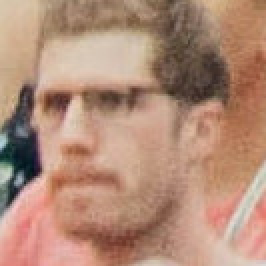
//> input picture parte 3/2 - Momentos de Hu para regiões (exercicio)/pessoa.jpg, 133 x 133 px (shown 2 times larger)
$ ./momentos-regioes pessoa.jpg pessoa.jpg   (built with g++ and OpenCV 4)
//> lines starting //> are read from the running program, lines starting //| are printed output that depends on the picture; after the words box and inside, x2 and y2 are one past the last pixel; in counts of white or black regions, pixels touching at a corner belong together
#include <iostream>
#include <vector>
#include <cmath>
#include <opencv2/opencv.hpp>

using namespace std;
using namespace cv;

double compareMoments(double m1[], double m2[]) {
	double value = 0;
	for (int i = 0; i < 7; i++) {
		value += abs(m1[i] - m2[i]);
	}
	return value;
}

int main(int argc, char* argv[]) {
	double erro = 999;
	double huMomentsPessoa[7];
	double huMomentsTrecho[7];
	int posicaoPessoa[2];
	int size;
	cv::Mat trechoImage;
	cv::Moments momentsTrecho;

	cv::Mat pessoa = cv::imread(argv[1], IMREAD_GRAYSCALE);
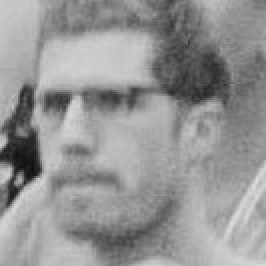
//> pessoa: 133 rows x 133 cols, CV_8UC1 (shown 2 times larger); min 14, max 220, mean 148.7
	cv::Mat multidao = cv::imread(argv[2], IMREAD_GRAYSCALE);

	// Verificar se as imagens foram carregadas corretamente
	if (pessoa.empty() || multidao.empty()) {
		cout << "Erro ao carregar as imagens" << endl;
		return -1;
	}

	cv::resize(pessoa, pessoa, Size(pessoa.cols / 6, pessoa.rows / 6), INTER_LINEAR);
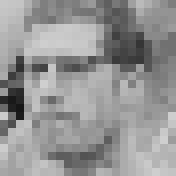
//> pessoa: 22 rows x 22 cols, CV_8UC1 (shown 8 times larger); min 22, max 207, mean 148.9
	cv::resize(multidao, multidao, Size(multidao.cols / 6, multidao.rows / 6), INTER_LINEAR);

	cv::Moments momentsPessoa = cv::moments(pessoa, false);
//> momentsPessoa = moments, m00 72053, centre m10/m00, m01/m00 = (10.36, 10.77)
	cv::HuMoments(momentsPessoa, huMomentsPessoa);
//> huMomentsPessoa = [0.00113, 6.97e-09, 4.75e-12, 6.36e-13, -1.08e-24, -5.13e-17, -2.28e-25]

	for (int i = 0; i < 7; i++) {
    huMomentsPessoa[i] = -1 * std::copysign(1.0, huMomentsPessoa[i]) * log10(abs(huMomentsPessoa[i]));
  }

	size = pessoa.cols;
//> size = 22

	for (int i = 0; i < (multidao.cols - size); i++) {
		for (int j = 0; j < (multidao.rows - size); j++) {
			cv::Rect rect(i, j, size, size);
			trechoImage = multidao(rect);
			momentsTrecho = cv::moments(trechoImage, false);
			cv::HuMoments(momentsTrecho, huMomentsTrecho);
			for (int k = 0; k < 7; k++) {
				huMomentsTrecho[k] = -1 * std::copysign(1.0, huMomentsTrecho[k]) * log10(abs(huMomentsTrecho[k]));
			}
			double result = compareMoments(huMomentsPessoa, huMomentsTrecho);
			if (result < erro) {
				erro = result;
				posicaoPessoa[0] = i;
				posicaoPessoa[1] = j;
			}
		}
	}
//> after the loop, momentsTrecho = moments, m00 0; huMomentsTrecho = [0, 0, 0, 0, 0, 0, 0]; erro = 999; posicaoPessoa = [0, 0]

	for (int i = posicaoPessoa[0]; i < (posicaoPessoa[0] + size); i++) {
		for (int j = posicaoPessoa[1]; j < (posicaoPessoa[1] + size); j++) {
			if (i == posicaoPessoa[0] || i == posicaoPessoa[0] + size - 1) {
				multidao.at<uchar>(i, j) = 0;
			}
			if (j == posicaoPessoa[1] || j == posicaoPessoa[1] + size - 1) {
				multidao.at<uchar>(i, j) = 0;
			}
		}
	}
//> this loop made 22 passes
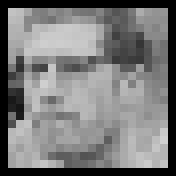
//> multidao: 22 rows x 22 cols, CV_8UC1 (shown 8 times larger); 17.36% of pixels changed, all inside (x1, y1, x2, y2) = (0, 0, 22, 22)

	std::cout << erro << " - x: " << posicaoPessoa[0] << ", y: " << posicaoPessoa[1] << std::endl;
//| 999 - x: 0, y: 0
	cv::imwrite("image.png", multidao);
	cv::imshow("janela", multidao);
	cv::waitKey(0);

	return 0;
}
